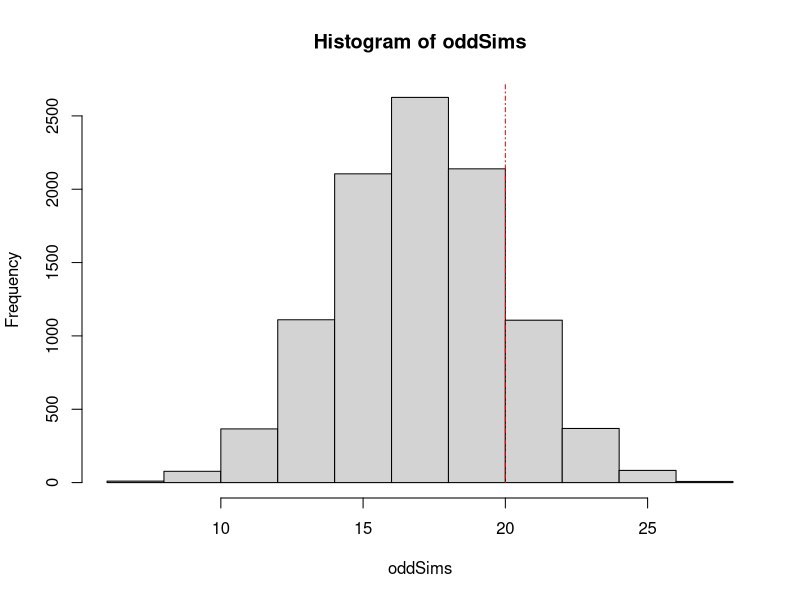

Write the R code that produced this figure.
## ---- chunk 1
# enter the data:
odd = 20
even = 15
proportionOdd = odd/(odd+even)
proportionOdd
## ---- chunk 2
oddSims =  rbinom(10000,35,.5) 
hist(oddSims)
lines(c(odd,odd), c(0,10^9), lty = 4, col = "red")
mean(oddSims >= odd)  
## ---- chunk 3
mean(oddSims >= 20)  + mean(oddSims <= 15)  
## ---- chunk 4

## ---- chunk 5

